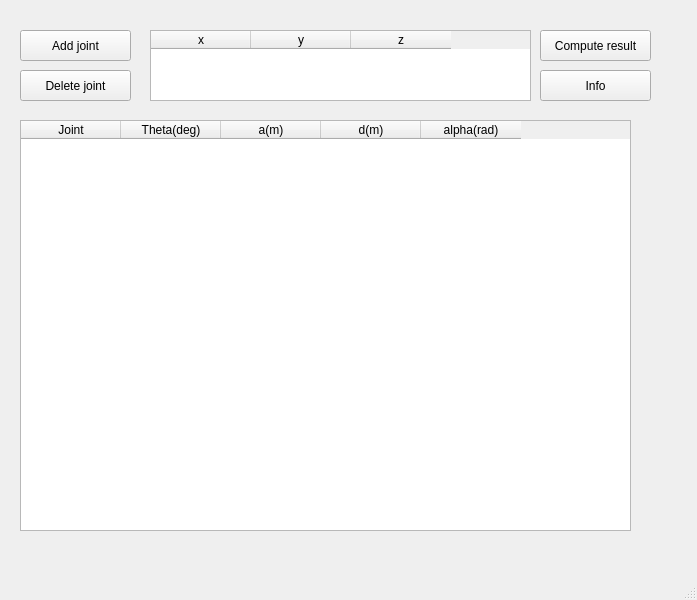
<?xml version="1.0" encoding="UTF-8"?>
<ui version="4.0">
 <class>MainWindow</class>
 <widget class="QMainWindow" name="MainWindow">
  <property name="geometry">
   <rect>
    <x>0</x>
    <y>0</y>
    <width>697</width>
    <height>600</height>
   </rect>
  </property>
  <property name="windowTitle">
   <string>MainWindow</string>
  </property>
  <widget class="QWidget" name="centralwidget">
   <widget class="QPushButton" name="addJoint">
    <property name="geometry">
     <rect>
      <x>20</x>
      <y>30</y>
      <width>111</width>
      <height>31</height>
     </rect>
    </property>
    <property name="text">
     <string>Add joint</string>
    </property>
   </widget>
   <widget class="QTableWidget" name="tableJoints">
    <property name="geometry">
     <rect>
      <x>20</x>
      <y>120</y>
      <width>611</width>
      <height>411</height>
     </rect>
    </property>
    <column>
     <property name="text">
      <string>Joint</string>
     </property>
    </column>
    <column>
     <property name="text">
      <string>Theta(deg)</string>
     </property>
    </column>
    <column>
     <property name="text">
      <string>a(m)</string>
     </property>
    </column>
    <column>
     <property name="text">
      <string>d(m)</string>
     </property>
    </column>
    <column>
     <property name="text">
      <string>alpha(rad)</string>
     </property>
    </column>
   </widget>
   <widget class="QPushButton" name="deleteJoint">
    <property name="geometry">
     <rect>
      <x>20</x>
      <y>70</y>
      <width>111</width>
      <height>31</height>
     </rect>
    </property>
    <property name="text">
     <string>Delete joint</string>
    </property>
   </widget>
   <widget class="QTableWidget" name="tableResult">
    <property name="geometry">
     <rect>
      <x>150</x>
      <y>30</y>
      <width>381</width>
      <height>71</height>
     </rect>
    </property>
    <column>
     <property name="text">
      <string>x</string>
     </property>
    </column>
    <column>
     <property name="text">
      <string>y</string>
     </property>
    </column>
    <column>
     <property name="text">
      <string>z</string>
     </property>
    </column>
   </widget>
   <widget class="QPushButton" name="computeResult">
    <property name="geometry">
     <rect>
      <x>540</x>
      <y>30</y>
      <width>111</width>
      <height>31</height>
     </rect>
    </property>
    <property name="text">
     <string>Compute result</string>
    </property>
   </widget>
   <widget class="QPushButton" name="infoButton">
    <property name="geometry">
     <rect>
      <x>540</x>
      <y>70</y>
      <width>111</width>
      <height>31</height>
     </rect>
    </property>
    <property name="text">
     <string>Info</string>
    </property>
   </widget>
  </widget>
  <widget class="QMenuBar" name="menubar">
   <property name="geometry">
    <rect>
     <x>0</x>
     <y>0</y>
     <width>697</width>
     <height>25</height>
    </rect>
   </property>
  </widget>
  <widget class="QStatusBar" name="statusbar"/>
 </widget>
 <resources/>
 <connections/>
</ui>
